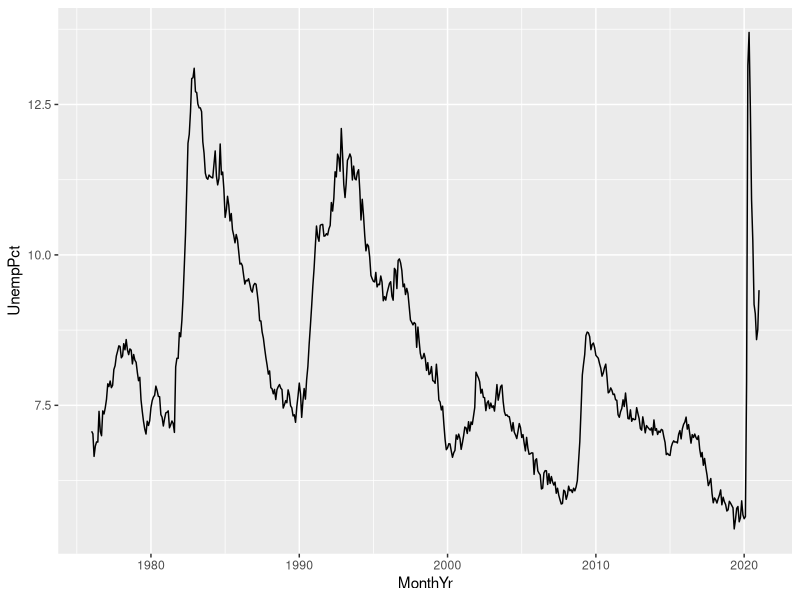
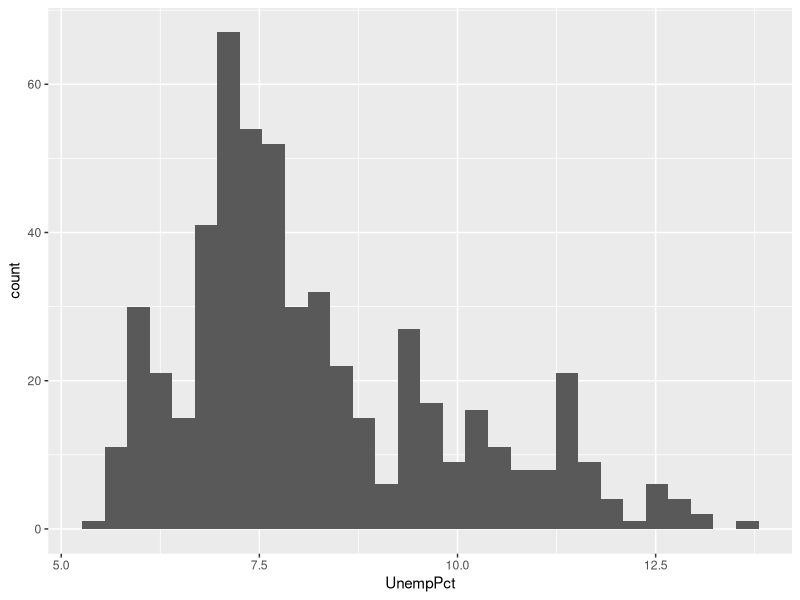

Write R code to recreate these figures, in order.
## ---- chunk 1
knitr::opts_chunk$set(echo = TRUE,
                      prompt = FALSE,
                      tidy = FALSE,
                      collapse = TRUE)
library("tidyverse")
## ---- chunk 2
print("Hello world!")
## ---- chunk 3
print("Hello world!")
print("Goodbye world?")
## ---- chunk 4
# This is a comment. R ignores everything on this line
# print("This is also a comment. R will not print this.")
print("R will print this, including the #") # but it won't print this
## ---- chunk 5
print("Hello world!")
## ---- chunk 6
# The line below is an expression, and the line below that is its value.
4+5
## ---- chunk 7
sqrt(4+5)
## ---- chunk 8
# This will cause the variable x to take on the value 2
x <- 2
# We can then use x in any expression
y <- x + 1
print(y)
# We can change the value of x at any time
x <- 0
# But this will not change the result of any previous calculations
print(y)
## ---- chunk 9
# Create a variable called x - note that its value is not displayed
x <- 5
# Use the print() function to display its contents
print(x) 
# Or just give its name
x
## ---- chunk 10
fruits <- c("Avocado", "Banana", "Cantaloupe")
print(fruits)
morefruits <- c(fruits, "Durian")
print(morefruits)
## ---- chunk 11
# REP repeats something (like Excel's Fill tool)
ones <- rep(1, times = 10)
print(ones)
# SEQ creates a sequence (like Excel's Series tool)
evens <- seq(from = 2, to = 20, by = 2)
print(evens)
# You can also create a sequence with the : operator:
print(1:10)
## ---- chunk 12
ones <- rep(1, times = 10)
evens <- seq(from = 2, to = 20, by = 2)
# This command subtracts 1 from every element in evens
odds <- evens - ones
print(odds)
# This command does the same
odds <- evens - 1
print(odds)
## ---- chunk 13
evens <- seq(from = 2, to = 20, by = 2)
print(evens)
# You can give a single index: evens[2] is the 2nd element in evens
x <- evens[2]
print(x)
# Or a vector of indices: evens[c(2,5)] contains the 2nd and 5th element in evens
x <- evens[ c(2, 5) ]
print(x)
# Or a range of indices: evens[2:5] contains 2nd, 3rd, 4th and 5th element in evens
x <- evens[2:5]
print(x)
# You can use the subscript operator on either side of the assignment operator
x <- evens
print(x)
# This assigns the number 1000 to the 2nd element in x
x[2] <- 1000
print(x)
## ---- chunk 14
print(evens)
# This creates a vector of the same length as evens, that contains TRUE
# for all values less than 10, and FALSE for all other values
lessthan10 <- (evens < 10)
print(lessthan10)
# This creates a vector that includes only those elements of evens
# for which forexample is TRUE
x <- evens[lessthan10]
print(x)
# This is a quicker way of accomplishing the same result
x <- evens[evens < 10]
print(x)
## ---- chunk 15
everything <- list(fruits, evens, odds)
print(everything)
## ---- chunk 16
everything <- list(fruits=fruits,
                   evens=evens,
                   odds=odds)
print(everything)
## ---- chunk 17
print( everything[[2]] )
## ---- chunk 18
print( everything[["evens"]] )
print( everything$fruits )
## ---- chunk 19
# There is no element in everything called "allnumbers" 
everything$allnumbers <- c(evens, odds)
# But now there is...
print(everything)
## ---- chunk 20
   y <- print("Hello world")
   print(y)
## ---- chunk 21
# These two statements are equivalent
2 + 2
sum(2, 2)
## ---- chunk 22
# Basic arithmetic operators
2 + 3 # plus
2 - 3 # minus
2 * 3 # times
2 / 3 # division
2 ^ 3 # power
# Comparison operators
2 < 3  # less than
2 <= 3 # less than or equal
2 == 3 # equal
2 > 3  # greater than
2 >= 3 # greater than or equal
# Logical operators
2 == 3 & 2 < 3 # logical AND
2 == 3 | 2 < 3 # logical OR
# Assignment
x <- 2
print(x)
# The assign() function returns its own value, so you can also do this:
x <- y <- 3
print(x)
print(y)
## ---- chunk 23
print(class(fruits))
print(class(evens))
print(class(everything))
print(class(print))
## ---- chunk 24
print(attributes(fruits))
print(attributes(evens))
print(attributes(everything))
## ---- chunk 25
library("tidyverse")
EmpData <- read_csv("sampledata/EmploymentData.csv")
## ---- chunk 26
print(EmpData)
## ---- chunk 27
# Column names
names(EmpData)
# Number of rows - either of these will work
nrow(EmpData)
length(EmpData$UnempRate)
# Number of columns
ncol(EmpData)
length(EmpData)
## ---- chunk 28
# Clean EmpData
EmpData <- EmpData %>%
  mutate(MonthYr = as.Date(MonthYr, "%m/%d/%Y")) %>% 
  mutate(UnempPct = 100*UnempRate) %>% 
  mutate(LFPPct = 100*LFPRate)
## ---- chunk 29
summary(EmpData)
## ---- chunk 30
ggplot(data = EmpData,
       mapping = aes(x = MonthYr, 
                     y = UnempPct)) + 
  geom_line() 
## ---- chunk 31
ggplot(data = EmpData,
       mapping = aes(x = UnempPct)) + 
  geom_histogram(bins=30)
